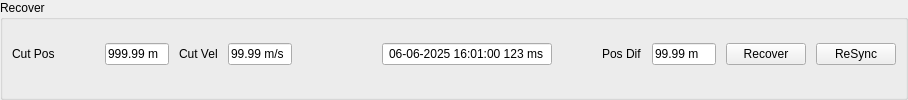
    <widget class="QGroupBox" name="gbRecover">
     <property name="styleSheet">
      <string notr="true">
</string>
     </property>
     <property name="title">
      <string>Recover</string>
     </property>
     <layout class="QHBoxLayout" name="horizontalLayout_4">
      <property name="spacing">
       <number>10</number>
      </property>
      <property name="leftMargin">
       <number>9</number>
      </property>
      <property name="topMargin">
       <number>0</number>
      </property>
      <property name="rightMargin">
       <number>9</number>
      </property>
      <property name="bottomMargin">
       <number>9</number>
      </property>
      <item>
       <widget class="QLabel" name="label_2">
        <property name="text">
         <string>Cut Pos</string>
        </property>
       </widget>
      </item>
      <item>
       <spacer name="horizontalSpacer_44">
        <property name="orientation">
         <enum>Qt::Orientation::Horizontal</enum>
        </property>
        <property name="sizeHint" stdset="0">
         <size>
          <width>40</width>
          <height>20</height>
         </size>
        </property>
       </spacer>
      </item>
      <item>
       <widget class="QLineEdit" name="lineEdit_2">
        <property name="sizePolicy">
         <sizepolicy hsizetype="Expanding" vsizetype="Fixed">
          <horstretch>0</horstretch>
          <verstretch>0</verstretch>
         </sizepolicy>
        </property>
        <property name="minimumSize">
         <size>
          <width>64</width>
          <height>0</height>
         </size>
        </property>
        <property name="maximumSize">
         <size>
          <width>64</width>
          <height>16777215</height>
         </size>
        </property>
        <property name="text">
         <string>999.99 m</string>
        </property>
       </widget>
      </item>
      <item>
       <widget class="QLabel" name="label_26">
        <property name="text">
         <string>Cut Vel</string>
        </property>
       </widget>
      </item>
      <item>
       <widget class="QLineEdit" name="lineEdit_28">
        <property name="minimumSize">
         <size>
          <width>64</width>
          <height>0</height>
         </size>
        </property>
        <property name="maximumSize">
         <size>
          <width>64</width>
          <height>16777215</height>
         </size>
        </property>
        <property name="text">
         <string>99.99 m/s</string>
        </property>
       </widget>
      </item>
      <item>
       <spacer name="horizontalSpacer_46">
        <property name="orientation">
         <enum>Qt::Orientation::Horizontal</enum>
        </property>
        <property name="sizeHint" stdset="0">
         <size>
          <width>40</width>
          <height>20</height>
         </size>
        </property>
       </spacer>
      </item>
      <item>
       <spacer name="horizontalSpacer_42">
        <property name="orientation">
         <enum>Qt::Orientation::Horizontal</enum>
        </property>
        <property name="sizeHint" stdset="0">
         <size>
          <width>40</width>
          <height>20</height>
         </size>
        </property>
       </spacer>
      </item>
      <item>
       <widget class="QLineEdit" name="lineEdit_29">
        <property name="sizePolicy">
         <sizepolicy hsizetype="Expanding" vsizetype="Fixed">
          <horstretch>0</horstretch>
          <verstretch>0</verstretch>
         </sizepolicy>
        </property>
        <property name="minimumSize">
         <size>
          <width>170</width>
          <height>0</height>
         </size>
        </property>
        <property name="text">
         <string>06-06-2025 16:01:00 123 ms</string>
        </property>
        <property name="alignment">
         <set>Qt::AlignmentFlag::AlignCenter</set>
        </property>
       </widget>
      </item>
      <item>
       <spacer name="horizontalSpacer_43">
        <property name="orientation">
         <enum>Qt::Orientation::Horizontal</enum>
        </property>
        <property name="sizeHint" stdset="0">
         <size>
          <width>40</width>
          <height>20</height>
         </size>
        </property>
       </spacer>
      </item>
      <item>
       <widget class="QLabel" name="label_27">
        <property name="text">
         <string>Pos Dif</string>
        </property>
       </widget>
      </item>
      <item>
       <widget class="QLineEdit" name="lineEdit_30">
        <property name="minimumSize">
         <size>
          <width>64</width>
          <height>0</height>
         </size>
        </property>
        <property name="maximumSize">
         <size>
          <width>64</width>
          <height>16777215</height>
         </size>
        </property>
        <property name="text">
         <string>99.99 m</string>
        </property>
       </widget>
      </item>
      <item>
       <widget class="QPushButton" name="pushButton_13">
        <property name="text">
         <string>Recover</string>
        </property>
       </widget>
      </item>
      <item>
       <widget class="QPushButton" name="pushButton_14">
        <property name="text">
         <string>ReSync</string>
        </property>
       </widget>
      </item>
     </layout>
    </widget>
